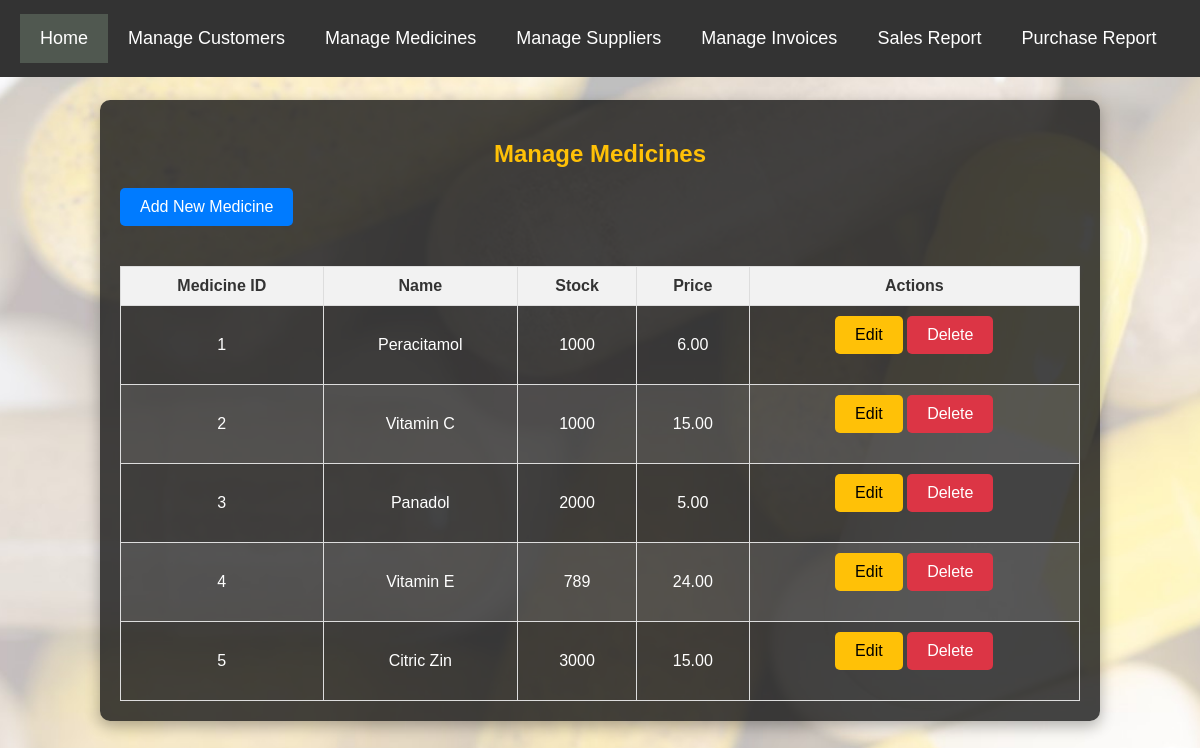
/manage_medicine.php (signed in), run on the app's committed database.
### tables this page shows
CREATE TABLE `medicines` (
  `medicine_id` int(11) NOT NULL,
  `name` varchar(100) DEFAULT NULL,
  `stock` int(11) DEFAULT NULL,
  `price` decimal(10,2) DEFAULT NULL
);

### public/manage_medicine.php (the view, shortened to what this page needs)
<?php
include('../includes/db.php');
$sql = "SELECT * FROM medicines";
$result = $conn->query($sql);
?>
<!DOCTYPE html>
<html lang="en">
<head>
</head>
<body>
<div class="navbar">
    <a href="dashboard.php" class="active">Home</a>
    <a href="manage_customer.php">Manage Customers</a>
    <a href="manage_medicine.php">Manage Medicines</a>
    <a href="manage_supplier.php">Manage Suppliers</a>
    <a href="manage_invoice.php">Manage Invoices</a>
    <a href="sales_report.php">Sales Report</a>
    <a href="purchase_report.php">Purchase Report</a>
</div>
    <div class="container">
        <h2>Manage Medicines</h2>
        <a href="add_medicine.php" class="btn btn-primary">Add New Medicine</a>
        <table class="table">
            <thead>
                <tr>
                    <th>Medicine ID</th>
                    <th>Name</th>
                    <th>Stock</th>
                    <th>Price</th>
                    <th>Actions</th>
                </tr>
            </thead>
            <tbody>
                <?php
                if ($result->num_rows > 0) {
                    while ($row = $result->fetch_assoc()) {
                        echo "<tr>";
                        echo "<td>" . $row['medicine_id'] . "</td>";
                        echo "<td>" . $row['name'] . "</td>";
                        echo "<td>" . $row['stock'] . "</td>";
                        echo "<td>" . number_format($row['price'], 2) . "</td>";
                        echo "<td>
                                <a href='edit_medicine.php?medicine_id=" . $row['medicine_id'] . "' class='btn btn-warning'>Edit</a>
                                <a href='?delete=" . $row['medicine_id'] . "' class='btn btn-danger' onclick='return confirm(\"Are you sure you want to delete this medicine?\")'>Delete</a>
                              </td>";
                        echo "</tr>";
                    }
                } else {
                    echo "<tr><td colspan='5'>No medicines found.</td></tr>";
                }
                ?>
            </tbody>
        </table>
    </div>
</body>
</html>

### public/manage_medicine.php (style rules this page uses)
body { background-image: url('../images/cap.jpg'); background-repeat: no-repeat; background-attachment: fixed; background-size: cover; background-position: center; font-family: Verdana, sans-serif; color: #fff; margin: 0; padding: 0; }
.container { width: 80%; margin: 100px auto; padding: 20px; background-color: rgba(22, 22, 22, 0.8); border-radius: 10px; box-shadow: 0 5px 15px rgba(0, 0, 0, 0.3); }
h2 { text-align: center; color: #ffc107; margin-bottom: 20px; }
.btn { display: inline-block; padding: 10px 20px; font-size: 16px; color: #fff; text-decoration: none; border-radius: 5px; margin-bottom: 20px; transition: background-color 0.3s ease; }
.btn-primary { background-color: #007bff; }
.btn-warning { background-color: #ffc107; color: #000; }
.btn-danger { background-color: #dc3545; }
.table { width: 100%; border-collapse: collapse; margin-top: 20px; }
.table th, .table td { border: 1px solid #ddd; padding: 10px; text-align: center; }
.table th { background-color: #f2f2f2; color: #333; }
.table tr:nth-child(even) { background-color: rgba(255, 255, 255, 0.1); }
.table td { color: #fff; }
.navbar { background-color: #333; overflow: hidden; padding: 14px 20px; position: fixed; width: 100%; top: 0; left: 0; z-index: 9999; }
.navbar a { float: left; display: block; color: #fff; text-align: center; padding: 14px 20px; text-decoration: none; font-size: 18px; font-family: Verdana, sans-serif; }
.navbar a.active { background-color: #505850; color: white; }

### data on the page
medicines: medicine_id "1", name "Peracitamol", stock "1000", price "6.00"
medicines: medicine_id "2", name "Vitamin C", stock "1000", price "15.00"
medicines: medicine_id "3", name "Panadol", stock "2000", price "5.00"
medicines: medicine_id "4", name "Vitamin E", stock "789", price "24.00"
medicines: medicine_id "5", name "Citric Zin", stock "3000", price "15.00"
